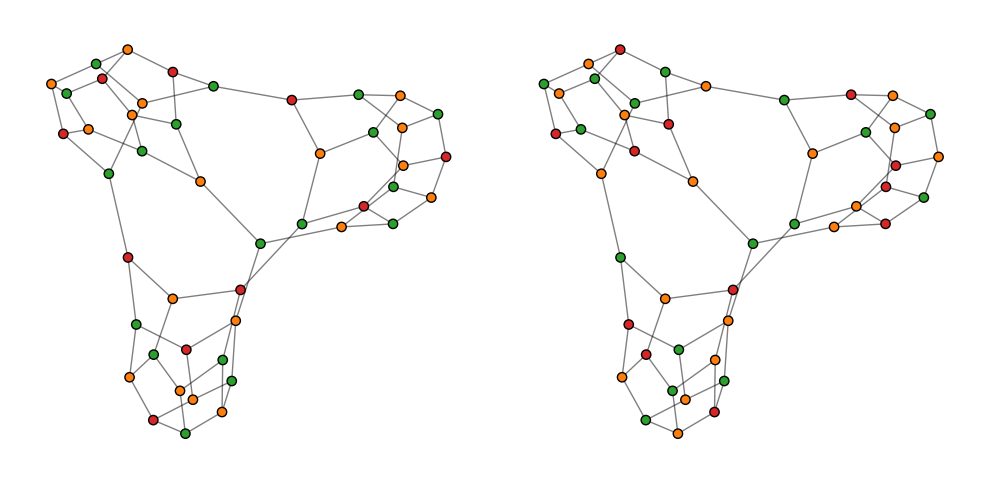

Source code (Python):
import matplotlib.pyplot as plt
import networkx as nx


def rlf(_):
    """ Recursive largest first algorithm
            https://en.wikipedia.org/wiki/Recursive_largest_first_algorithm """
    g, S = _.copy(), []
    while g.order() != 0:
        s = {max((d, n) for n, d in g.degree)[1]}
        candidates = set(g) - s - set(_ for u in s for _ in g[u])
        while candidates:
            v = max((len(s & set(iter(g[c]))), c) for c in candidates)[1]
            s.add(v)
            candidates -= set(iter(g[v])) | set([v])
        g.remove_nodes_from(s)
        S.append(s)
    colors = {v: i for i, ic in enumerate(S) for v in ic}
    return [colors[v] for v in _]


def dsatur(g):
    """ DSatur: Graph coloring based on 'Degree of Saturation'
            https://en.wikipedia.org/wiki/DSatur """
    sat, tbl, col = {v: 0 for v in g}, {v: (0, d, v) for v, d in g.degree}, {}
    while tbl:
        s, d, v = max(tbl.values())
        c = __get_color(sat[v])
        col[v], b = c, 1 << c
        for u in g[v]:
            if u in col:
                continue
            s, d, _ = tbl[u]
            sat[u] = sat[u] if (sat[u] >> c) & 1 else sat[u] + b
            tbl[u] = (sat[u].bit_count(), d-1, u)
        del tbl[v]
    return [col[v] for v in g]


def __get_color(x):
    i = 0
    while x >> i:
        if (x >> i) & 1 == 0:
            break
        i += 1
    return i


if __name__ == '__main__':
    # g = nx.wheel_graph(9)
    # g = nx.frucht_graph()
    g = nx.tutte_graph()

    pos = nx.spring_layout(g)
    cmap = plt.get_cmap('tab10')
    colors = [[cmap(c+1) for c in rlf(g)], [cmap(c+1) for c in dsatur(g)]]
    _, axes = plt.subplots(1, 2, figsize=(10, 5))

    for ax, c in zip(axes, colors):
        nx.draw_networkx_nodes(g, pos, ax=ax, node_size=45,
                               node_color=c).set_edgecolor('k')
        nx.draw_networkx_edges(g, pos, ax=ax, alpha=0.5)
        ax.set_aspect('equal')
        ax.axis('off')

    plt.tight_layout()
    # plt.savefig('rlf_dsatur.png', bbox_inches='tight')
    plt.show()
